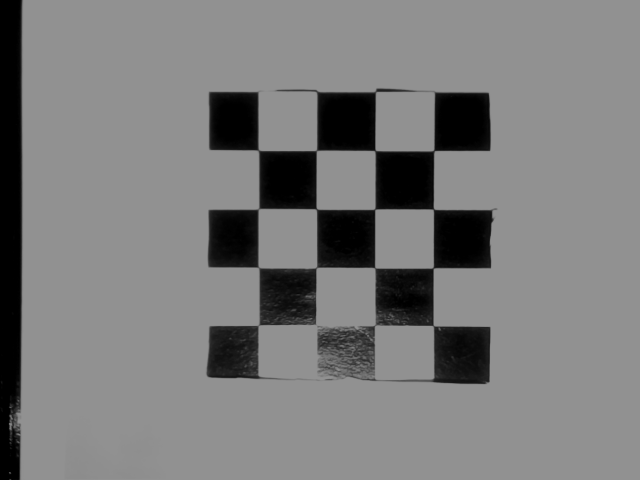
#> input picture Images/ChessBoards/LimitedBoards2/000001.bmp, 640 x 480 px; its folder holds only this picture in this run
$ jupyter execute Camera_calibration_refined.ipynb
#> lines starting #> are read from the running program, lines starting #| are printed output that depends on the picture; after the words box and inside, x2 and y2 are one past the last pixel; in counts of white or black regions, pixels touching at a corner belong together; long printed decimals are rounded
# Defining imports

[cell 1]
import cv2
import numpy as np
import glob
import matplotlib.pyplot as plt
import json

# Making functions

[cell 2]
def Gray_scale(image):
    image_copy = image.copy()
    img_gray = cv2.cvtColor(image_copy, cv2.COLOR_BGR2GRAY)
    return img_gray

# [23 lines left out: function Analyse_chessboard, not called in this run]

def Print_camera_callibrtion(ret, mtx, dist, rvecs, tvecs):
    print("Error in projection :") #RMS re-projection error.
    print(ret, "\n")
    print("Intrinsic matrix : \n") # Intrinsic parameters
    print(mtx)
    print("\n dist : \n") # [k1, k2, p1, p2, k3] k:radial distortion, p: tangential distortion
    print(dist)
    print("\n rvecs : \n") # Extrinsic Rodriguez
    print(rvecs)
    print("\n tvecs : \n") # Extrinsic Translation vector
    print(tvecs)

def Make_extrinsic(rvec, tvecs):
    rotation_matrix = np.zeros(shape=(3,3))
    cv2.Rodrigues(rvec, rotation_matrix)
    print("Rotation matrix: \n", rotation_matrix)

    rotation_mask = np.array([[1, 0], [0, 1], [0, 0]])
    chopped_rotation = np.matmul(rotation_matrix, rotation_mask)
    extrinsic_matrix = np.hstack((chopped_rotation,tvecs))
    print("\nExtrinsic matrix: \n", extrinsic_matrix)

    return extrinsic_matrix

# [7 lines left out: function Make_homography_matrix, not called in this run]

def inv_homography(homography):
    inv_homography_matrix=np.linalg.inv(homography)
    print("\n Inverse homography matrix: \n", inv_homography_matrix)
    return inv_homography_matrix

def Undestor_images(img_path, mtx, dist, rvecs, tvecs, draw_frame = False):
    img_to_undistort  = cv2.imread(img_path)

    # Draw axes from world center point (use this when we need to draw on the original point)
    if draw_frame:
        cv2.drawFrameAxes(img_to_undistort, mtx, dist, rvecs[0], tvecs[0], length=7, thickness=3)

    # Refining the camera matrix:
    h,w = img_to_undistort.shape[:2]
    refined_camera_matrix, region_of_interest = cv2.getOptimalNewCameraMatrix(mtx, dist, (w,h), 1, (w,h))

    # Undistortion of the images
    img_distortion = cv2.undistort(img_to_undistort, mtx, dist, None, refined_camera_matrix)
    return img_distortion

def Blurring(image):
    return cv2.GaussianBlur(image, (7,7), 1)

def Threshdolding(Gray_image):
    thresholdValue = 55
    threshold, img_gray_segmented = cv2.threshold(Gray_image, thresholdValue , 255, cv2.THRESH_BINARY + cv2.THRESH_OTSU)
    return img_gray_segmented

def Finding_contours(image):
    contours, _ = cv2.findContours(image, cv2.RETR_TREE, cv2.CHAIN_APPROX_SIMPLE)
    return contours

def Removing_outer_contoure(contours):
    list_contor = list()
    for kont in contours:
        area = cv2.contourArea(kont)
        #print(area)
        if area < 200000:
            list_contor.append(kont)
    return list_contor

def Draw_contours_in_original_img(contour, image):
    image = image.copy()
    contour_imag = cv2.drawContours(image, contour,-1, 100, 3)
    return contour_imag

def Find_center_of_objects(conts, img):
    dict_centers_2d = {}
    img_to_draw = img.copy()
    lable = 0
    for cont in conts:
        # calculate moments for each contour
        M = cv2.moments(cont)

        # calculate x,y coordinate of center
        cX = int(M["m10"] / M["m00"])
        cY = int(M["m01"] / M["m00"])
        center = [cX, cY]
        cv2.circle(img_to_draw, (cX, cY), 5, (255, 255, 255), -1)
        lable += 1
        text = str(lable)
        dict_centers_2d[lable] = center
        cv2.putText(img_to_draw, text, (cX - 10, cY - 10),cv2.FONT_HERSHEY_SIMPLEX, 1, (255, 255, 255), 2)
    return img_to_draw, dict_centers_2d

def From_2D_to_3D(center_2d):
    dict_center_3d = center_2d.copy()
    for key, value in dict_center_3d.items():
        value.append(1)
        dict_center_3d[key] = value

    return dict_center_3d

def From_pic_to_world_frame(pixels_to_calculate, inv_homo):
    world_points = {}
    for key, value in pixels_to_calculate.items():
        pre_point = np.dot(inv_homo, value)
        post_point = pre_point/pre_point[2]
        post_point_list  = post_point.tolist()
        world_points[key] = post_point_list
    return world_points

def Draw_frame_on_pic(img, mtx, dist, rvecs, tvecs):
    new_img= img.copy()
    cv2.drawFrameAxes(new_img, mtx, dist, rvecs[0], tvecs[0], length=7, thickness=3)
    return new_img

def Make_cTo(rvec, tvec):
    R, _ = cv2.Rodrigues(rvec[0])
    T = tvec[0]
    temp = np.hstack([R, T.reshape(3, 1)])
    c_T_o = np.vstack([temp, np.array([0, 0, 0, 1])])
    return c_T_o

def Homography_with_height_adustment(cTo, height, intrinsic):
    T_compensate = np.eye(4)
    T_compensate[2, 3] = -height

    cTo_compensate = np.dot(cTo, T_compensate)
    projection = np.dot(intrinsic, cTo_compensate[:3, :])

    homography = np.delete(projection, 2, axis=1)
    print("\nPre homography matrix: \n", homography)

    homography = homography/homography[2][2]
    print("\nPost homography matrix: \n", homography)
    return homography

# Init

[cell 3]
# Each tile is 7x7 mm
chekcerboard_tile_size = 7 #mm
# Because we have defined our grid in millimeters our output will also be in millimeters.

# Vertical and horizontal
CHECKERBOARD = (4,4)
criteria = (cv2.TERM_CRITERIA_EPS + cv2.TERM_CRITERIA_MAX_ITER, 30, 0.001)

# Defining the world coordinates for 3D points
objp = np.zeros((1, CHECKERBOARD[0] * CHECKERBOARD[1], 3), np.float32)
objp[0,:,:2] = np.mgrid[0:CHECKERBOARD[0], 0:CHECKERBOARD[1]].T.reshape(-1, 2)
objp *= chekcerboard_tile_size

# Defining the avarage bean height
bean_height = 7.36 # [mm] average distance from plane to bean/chickpea

# Camera calibration

[cell 4]
# Creating vector to store vectors of 3D points for each checkerboard image
obj_points = []
# Creating vector to store vectors of 2D points for each checkerboard image
img_points = []

images = glob.glob('./Images/ChessBoards/LimitedBoards2/*.bmp')
for fname in images:
    #print(fname)
    img = cv2.imread(fname)
#> img is the input picture: shape (480, 640, 3); min 0, max 146, mean 123.3
    gray = cv2.cvtColor(img,cv2.COLOR_BGR2GRAY)
    # Find the chess board corners
    # If desired number of corners are found in the image then ret = true
    ret, corners = cv2.findChessboardCorners(gray, CHECKERBOARD, cv2.CALIB_CB_ADAPTIVE_THRESH + cv2.CALIB_CB_FAST_CHECK + cv2.CALIB_CB_NORMALIZE_IMAGE)
#> ret = True; corners = 16 rows, first 8: [258, 151], [316.5, 150.5], [375.7, 148.6], [432.4, 149.4], [259.8, 210.3], [317.8, 207.7], [373.7, 208.3], [433.5, 209.5]

    """
    If desired number of corner are detected, we refine the pixel coordinates and display them on the images of checker board
    """

    if ret == True:
        obj_points.append(objp)
        # refining pixel coordinates for given 2d points.
        corners2 = cv2.cornerSubPix(gray, corners, (11,11),(-1,-1), criteria)
#> corners2 = 16 rows, first 8: [258.4, 150.3], [316.5, 150.4], [375, 150.6], [433.8, 150.7], [258.5, 208.8], [316.4, 209], [374.9, 209.2], [433.4, 209.2]

        img_points.append(corners2)

        # Draw and display the corners
        img = cv2.drawChessboardCorners(img, CHECKERBOARD, corners2, ret)
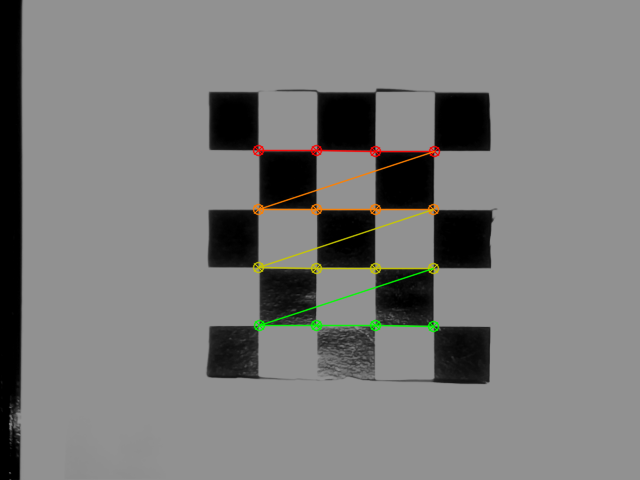
#> img: shape (480, 640, 3); 1.64% of pixels changed, all inside (x1, y1, x2, y2) = (252, 144, 441, 333)

    cv2.imshow('img',img)
    cv2.waitKey(0)

cv2.destroyAllWindows()

[cell 5]
picture_path = "Images/ChessBoards/"
folder = "LimitedBoards2/"
file_name = "000001.bmp"
pic_name = picture_path + folder + file_name

img = cv2.imread(pic_name)
img_gr = Gray_scale(img)

ret, mtx, dist, rvecs, tvecs = cv2.calibrateCamera(obj_points, img_points, img_gr.shape[::-1], None, None)
#> ret = 0.333; mtx = [[1763.7, 0, 335.7], [0, 1762.8, 219.6], [0, 0, 1]]; dist = [[-3.32, 469.1, -0.0386, 0.0364, -4022.2]]; rvecs = ([-0.0126, -0.0346, 0.0026],); tvecs = ([-9.29, -8.27, 210.2],)
Print_camera_callibrtion(ret, mtx, dist, rvecs, tvecs)
#| 0.3334
#| [[1.76373205e+03 0.00000000e+00 3.35661551e+02]
#|  [0.00000000e+00 1.76278865e+03 2.19615125e+02]
#|  [0.00000000e+00 0.00000000e+00 1.00000000e+00]]
#| [[-3.32233768e+00  4.69117256e+02 -3.85795240e-02  3.64036890e-02
#|   -4.02216412e+03]]
#| (array([[-0.01262],
#|        [-0.0346 ],
#|        [ 0.002596]]),)
#| (array([[ -9.293],
#|        [ -8.272],
#|        [210.188]]),)
ext_matrix = Make_extrinsic(rvecs[0], tvecs[0])
#> in Make_extrinsic, `extrinsic_matrix = np.hstack((chopped_rotation,tvecs))`: extrinsic_matrix = [[0.999, -0.00238, -9.29], [0.00281, 1, -8.27], [0.0346, -0.0127, 210.2]]
#| Extrinsic matrix:
#|  [[ 9.99398282e-01 -2.37701689e-03 -9.29298442e+00]
#|  [ 2.81342544e-03  9.99917057e-01 -8.27212759e+00]
#|  [ 3.45710735e-02 -1.26581400e-02  2.10188001e+02]]
#> ext_matrix has the same summary as extrinsic_matrix in Make_extrinsic

object_to_camera = Make_cTo(rvecs, tvecs)
#> in Make_cTo, `R, _ = cv2.Rodrigues(rvec[0])`: R = [[0.999, -0.00238, -0.0346], [0.00281, 1, 0.0126], [0.0346, -0.0127, 0.999]]
#> in Make_cTo, `T = tvec[0]`: T = [-9.29, -8.27, 210.2]
#> in Make_cTo, `temp = np.hstack([R, T.reshape(3, 1)])`: temp = [[0.999, -0.00238, -0.0346, -9.29], [0.00281, 1, 0.0126, -8.27], [0.0346, -0.0127, 0.999, 210.2]]
#> in Make_cTo, `c_T_o = np.vstack([temp, np.array([0, 0, 0, 1])])`: c_T_o = [[0.999, -0.00238, -0.0346, -9.29], [0.00281, 1, 0.0126, -8.27], [0.0346, -0.0127, 0.999, 210.2], [0, 0, 0, 1]]
#> object_to_camera has the same summary as c_T_o in Make_cTo

homo_matrix = Homography_with_height_adustment(object_to_camera, bean_height, mtx)
#> in Homography_with_height_adustment, `cTo_compensate = np.dot(cTo, T_compensate)`: cTo_compensate = [[0.999, -0.00238, -0.0346, -9.04], [0.00281, 1, 0.0126, -8.36], [0.0346, -0.0127, 0.999, 202.8], [0, 0, 0, 1]]
#> in Homography_with_height_adustment, `projection = np.dot(intrinsic, cTo_compensate[:3, :])`: projection = [[1774.3, -8.44, 274.4, 52142.1], [12.55, 1759.9, 241.6, 29800.1], [0.0346, -0.0127, 0.999, 202.8]]
#> in Homography_with_height_adustment, `homography = np.delete(projection, 2, axis=1)`: homography = [[1774.3, -8.44, 52142.1], [12.55, 1759.9, 29800.1], [0.0346, -0.0127, 202.8]]
#| Pre homography matrix:
#|  [[ 1.77427496e+03 -8.44127178e+00  5.21420961e+04]
#|  [ 1.25518050e+01  1.75986252e+03  2.98001165e+04]
#|  [ 3.45710735e-02 -1.26581400e-02  2.02832990e+02]]
#> in Homography_with_height_adustment, `homography = homography/homography[2][2]`: homography = [[8.75, -0.0416, 257.1], [0.0619, 8.68, 146.9], [0.00017, -6.24e-05, 1]]
#| Post homography matrix:
#|  [[ 8.74746737e+00 -4.16168582e-02  2.57069110e+02]
#|  [ 6.18824631e-02  8.67641165e+00  1.46919475e+02]
#|  [ 1.70441078e-04 -6.24067119e-05  1.00000000e+00]]
#> homo_matrix has the same summary as homography in Homography_with_height_adustment

#homo_matrix = Make_homography_matrix(ext_matrix, mtx)
#we made a new function where we compensated for the height so we dont need this anymore

inv_homo = inv_homography(homo_matrix)
#> in inv_homography, `inv_homography_matrix=np.linalg.inv(homography)`: inv_homography_matrix = [[0.115, 0.000338, -29.59], [-0.000487, 0.115, -16.79], [-1.96e-05, 7.13e-06, 1]]
#|  Inverse homography matrix:
#|  [[ 1.14892864e-01  3.38293161e-04 -2.95851082e+01]
#|  [-4.87337399e-04  1.15131919e-01 -1.67898417e+01]
#|  [-1.96128768e-05  7.12734543e-06  1.00399472e+00]]
#> inv_homo has the same summary as inv_homography_matrix in inv_homography

undist_img = Undestor_images(pic_name, mtx, dist, rvecs, tvecs, draw_frame=True)
#> in Undestor_images, `cv2.drawFrameAxes(img_to_undistort, mtx, dist, rvecs[0], tvecs[0], len..`:
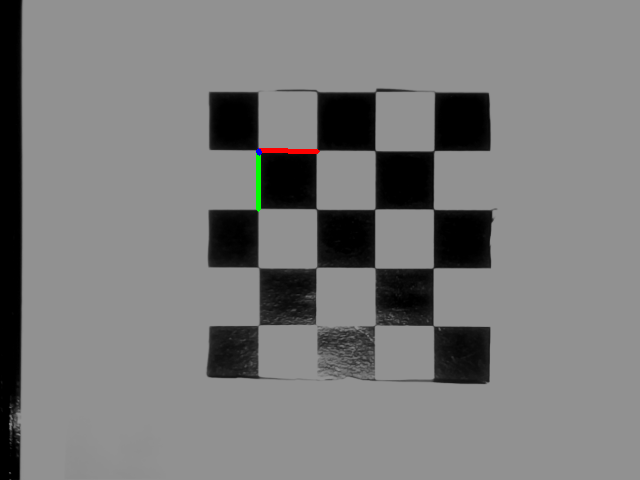
#> img_to_undistort: shape (480, 640, 3); 0.2% of pixels changed, all inside (x1, y1, x2, y2) = (256, 148, 320, 212)
#> in Undestor_images, `refined_camera_matrix, region_of_interest = cv2.getOptimalNewCameraMat..`: refined_camera_matrix = [[2040.2, 0, 332.2], [0, 1863.7, 221.3], [0, 0, 1]]; region_of_interest = (44, 48, 552, 378)
#> in Undestor_images, `img_distortion = cv2.undistort(img_to_undistort, mtx, dist, None, refi..`:
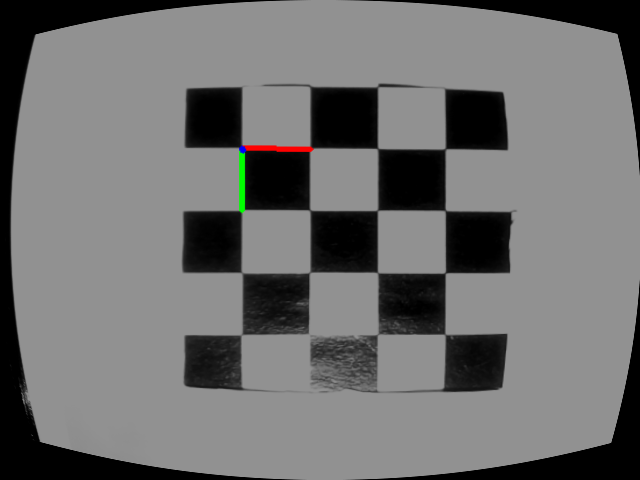
#> img_distortion: shape (480, 640, 3); mean B, G, R 110.8, 111, 111

plt.figure(figsize=(30, 15))
plt.subplot(3,3,1)
plt.imshow(undist_img)
plt.title('undistorted images')
plt.axis('off')

# Preparing the images and finding objects

[cell 6]
picture_path = "Images/ChessBoards/"
folder = "Beans/"
file_name = "000028.bmp"
pic_name = picture_path + folder + file_name

img_bean = cv2.imread(pic_name)
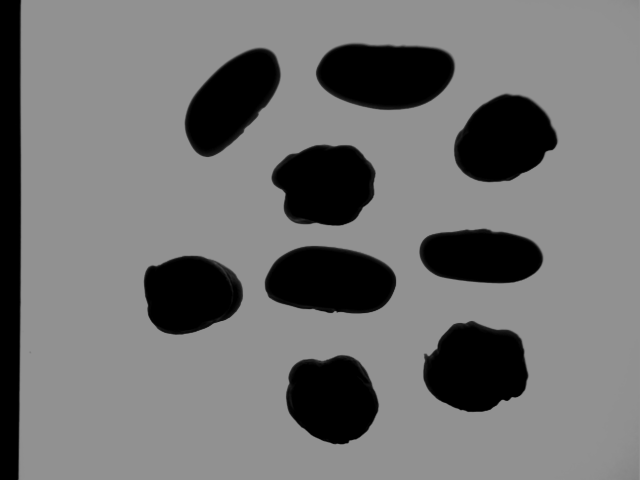
#> input picture Images/ChessBoards/Beans/000028.bmp, 640 x 480 px
#> img_bean is the input picture: shape (480, 640, 3); min 0, max 146, mean 113.2

undist_img_bean_frame = Undestor_images(pic_name, mtx, dist, rvecs, tvecs, draw_frame=True)
#> call 2 of Undestor_images, with img_path = 'Images/ChessBoards/Beans/000028.bmp', mtx = array of shape (3, 3), dist = array of shape (1, 5), rvecs = ([-0.0126, -0.0346, 0.0026],), tvecs = ([-9.29, -8.27, 210.2],), draw_frame = True
#> in Undestor_images (call 2), `cv2.drawFrameAxes(img_to_undistort, mtx, dist, rvecs[0], tvecs[0], len..`:
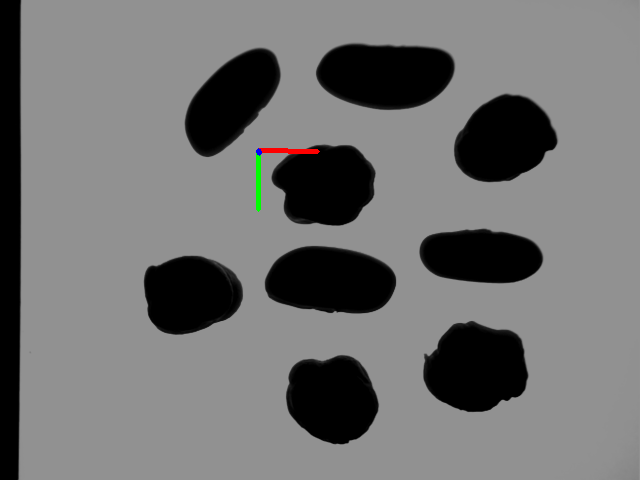
#> img_to_undistort: shape (480, 640, 3); 0.2% of pixels changed, all inside (x1, y1, x2, y2) = (256, 148, 320, 212)
#> in Undestor_images (call 2), `img_distortion = cv2.undistort(img_to_undistort, mtx, dist, None, refi..`:
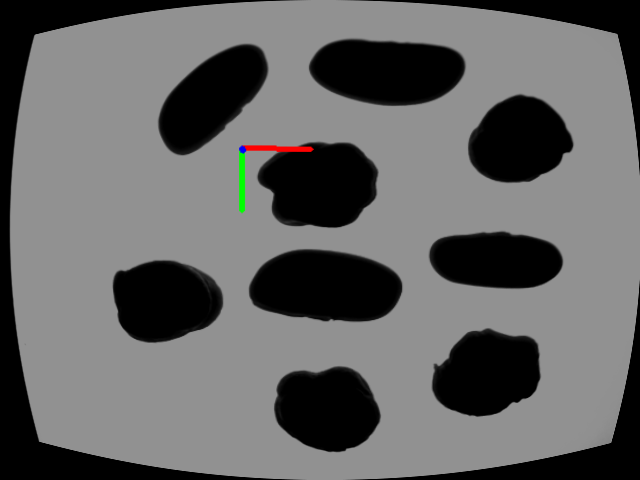
#> img_distortion: shape (480, 640, 3); mean B, G, R 100.4, 100.7, 100.7

undist_img_bean = Undestor_images(pic_name, mtx, dist, rvecs, tvecs, draw_frame=False)
undist_img_bean_blurred = Blurring(undist_img_bean)
undist_img_bean_gray = Gray_scale(undist_img_bean_blurred)
undist_img_bean_thrash = Threshdolding(undist_img_bean_gray)
#> in Threshdolding, `threshold, img_gray_segmented = cv2.threshold(Gray_image, thresholdVal..`:
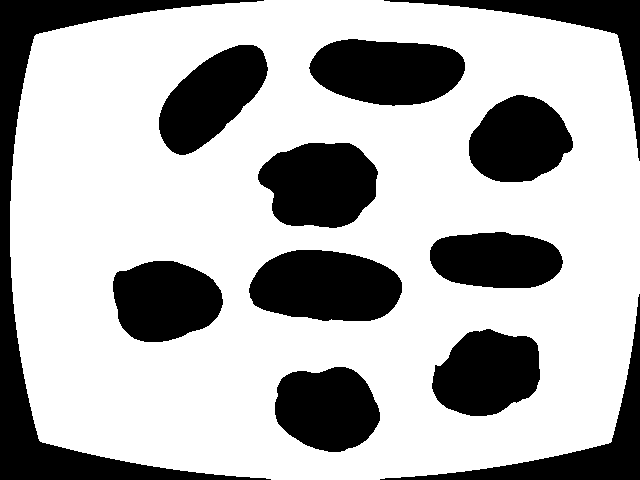
#> img_gray_segmented: shape (480, 640); 69.3% white; 12 black regions
#> in Threshdolding, `threshold, img_gray_segmented = cv2.threshold(Gray_image, thresholdVal..`: threshold = 73

contours = Finding_contours(undist_img_bean_thrash)
#> in Finding_contours, `contours, _ = cv2.findContours(image, cv2.RETR_TREE, cv2.CHAIN_APPROX_..`: contours = 10 contours; largest, box (x1, y1, x2, y2) and area: (10, 0, 640, 480) 277470, (248, 249, 403, 322) 8875, (308, 38, 466, 107) 8269, (257, 142, 379, 229) 8085, (431, 328, 541, 417) 7249
conts = Removing_outer_contoure(contours)
#> the loop in Removing_outer_contoure, `for kont in contours:` made 10 passes
#> area on passes 1 to 10: 277469.5, 7071, 7249, 7092, 8875, 6232, 8085, 6816.5, 7204.5, 8269
#> after the loop in Removing_outer_contoure, `for kont in contours:`: list_contor = 9 contours; largest, box (x1, y1, x2, y2) and area: (248, 249, 403, 322) 8875, (308, 38, 466, 107) 8269, (257, 142, 379, 229) 8085, (431, 328, 541, 417) 7249, (158, 44, 269, 156) 7204
#> conts has the same summary as list_contor in Removing_outer_contoure
print(len(conts))
#| 9
img_with_contour = Draw_contours_in_original_img(conts, undist_img_bean)
#> in Draw_contours_in_original_img, `contour_imag = cv2.drawContours(image, contour,-1, 100, 3)`:
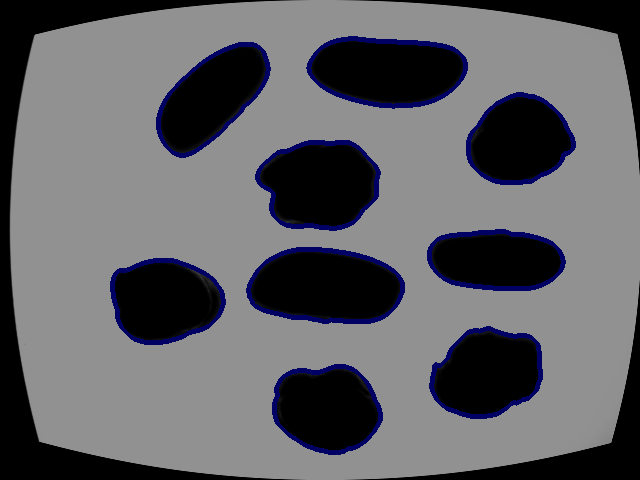
#> contour_imag: shape (480, 640, 3); mean of channels 0, 1, 2 101.2, 96.8, 96.8; drawn as B, G, R

img_with_center, centers_2d = Find_center_of_objects(conts, img_with_contour)
#> the loop in Find_center_of_objects, `for cont in conts:` made 9 passes
#> (cX, cY, text) on passes 1 to 9: (326, 408, '1'), (487, 372, '2'), (164, 300, '3'), (325, 286, '4'), (495, 259, '5'), (319, 184, '6'), (518, 140, '7'), (211, 97, '8'), (387, 70, '9')
#> after the loop in Find_center_of_objects, `for cont in conts:`:
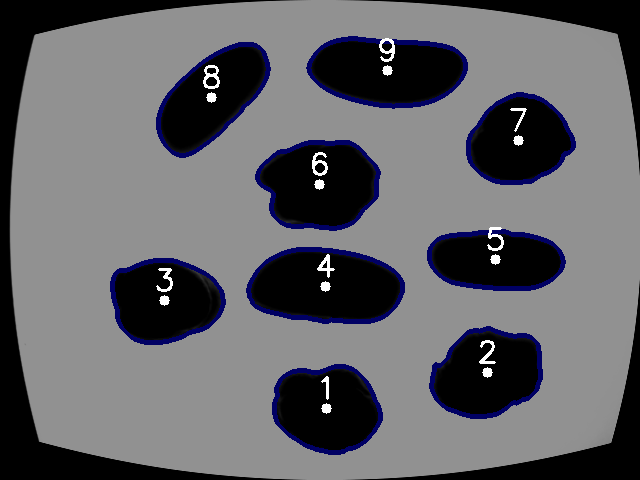
#> img_to_draw: shape (480, 640, 3); 0.7% of pixels changed, all inside (x1, y1, x2, y2) = (156, 38, 527, 414); drawn as B, G, R
#> after the loop in Find_center_of_objects, `for cont in conts:`: dict_centers_2d = 9 items; lable = 9
#> centers_2d = 9 items
center_3d = From_2D_to_3D(centers_2d)
#> the loop in From_2D_to_3D, `for key, value in dict_center_3d.items():` made 9 passes
#> center_3d = 9 items
world_coordinates = From_pic_to_world_frame(center_3d, inv_homo)
#> the loop in From_pic_to_world_frame, `for key, value in pixels_to_calculate.items():` made 9 passes
#> (value, pre_point, post_point_list) on passes 1, 2, 3, 5, 6, 7, 9: ([326, 408, 1], [8.01, 30.03, 1], [8, 30.01, 1]), ([487, 372, 1], [26.49, 25.8, 0.997], [26.57, 25.88, 1]), ([164, 300, 1], [-10.64, 17.67, 1], [-10.61, 17.62, 1]), ([495, 259, 1], [27.37, 12.79, 0.996], [27.48, 12.84, 1]), ([319, 184, 1], [7.13, 4.24, 0.999], [7.13, 4.24, 1]), ([518, 140, 1], [29.98, -0.924, 0.995], [30.13, -0.929, 1]), ([387, 70, 1], [14.9, -8.92, 0.997], [14.95, -8.95, 1])
#> (value, post_point_list) on passes 4, 8: ([325, 286, 1], [7.85, 15.98, 1]), ([211, 97, 1], [-5.31, -5.72, 1])
#> world_coordinates = 9 items

img_with_everything = Draw_frame_on_pic(img_with_center, mtx, dist, rvecs, tvecs)
#> in Draw_frame_on_pic, `cv2.drawFrameAxes(new_img, mtx, dist, rvecs[0], tvecs[0], length=7, th..`:
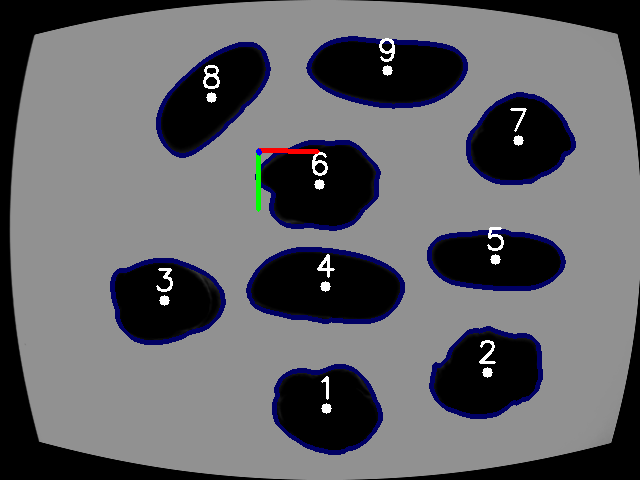
#> new_img: shape (480, 640, 3); 0.2% of pixels changed, all inside (x1, y1, x2, y2) = (256, 148, 320, 212); drawn as B, G, R

clean_print = json.dumps(world_coordinates, indent=4, sort_keys=True)
print(clean_print)
#> (printed output is left out)

plt.figure(figsize=(30, 15))
plt.subplot(3,3,1)
plt.imshow(img_bean)
plt.title('original bean images ')
plt.axis('off')

plt.subplot(3,3,2)
plt.imshow(undist_img_bean)
plt.title('images with beans after undistortion')
plt.axis('off')

plt.subplot(3,3,3)
plt.imshow(undist_img_bean_frame)
plt.title("Undistorted picture with frame")
plt.axis('off')

plt.subplot(3,3,4)
plt.imshow(img_with_contour)
plt.title('images with contours')
plt.axis('off')

plt.subplot(3,3,5)
plt.imshow(img_with_center)
plt.title('bean with center')
plt.axis('off')

plt.subplot(3,3,6)
plt.imshow(img_with_everything)
plt.title('Image with everything')
plt.axis('off')
#> figure, not shown here; B, G, R data is drawn as R, G, B

[cell 7]
plt.figure()
plt.imshow(img_with_everything)
plt.title("images")
plt.axis('off')

# The code under is used for testing and gaining knowledge

[cell 8]
# This is needed to find the (0,0) origin of the picture. [253.91328136 150.37098453   1.]
origin = [0,0,1]
pix_0 = np.dot(homo_matrix, origin)
#> pix_0 = [257.1, 146.9, 1]
pix_0 = pix_0/pix_0[2]
print(pix_0)
#| [257.069 146.919   1.        ]
